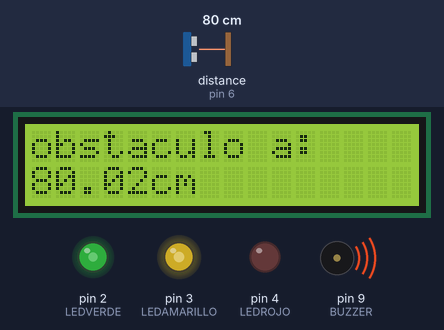
Bench run of a sketch on a simulated Arduino Uno, built with avr-gcc and run on an emulated ATmega328P. Parts: 16×2 character LCD, output pins drawn as LEDs (lit = HIGH), buzzer (waves = sounding). Wiring (inferred from the names in the program): ultrasonic range finder: trigger pin 5; echo pin 6. Inputs (shaded band) come from the test bench; at power-on: distance to the obstacle (sensor on pin 6) 80 cm. The echo pulse lasts 58.3 µs per cm; pins used as bus, display or sensor lines are not drawn.

Above: at 1.29 s.
1.3 s: distance to the obstacle (sensor on pin 6) set to 2 cm
At 1.42 s:
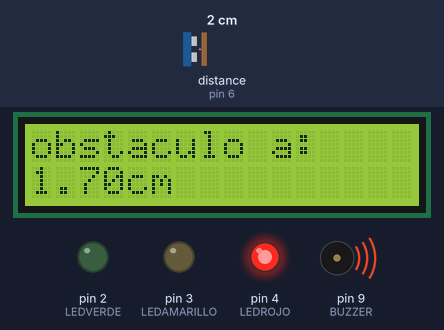
2.8 s: distance to the obstacle (sensor on pin 6) set to 46 cm
At 4.0 s:
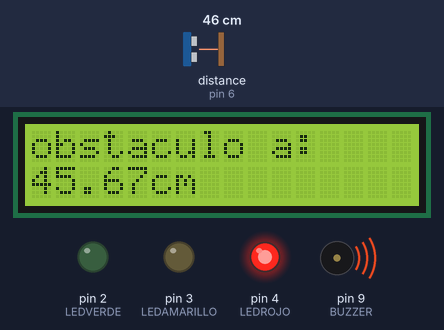
4.3 s: distance to the obstacle (sensor on pin 6) set to 56 cm
At 4.41 s:
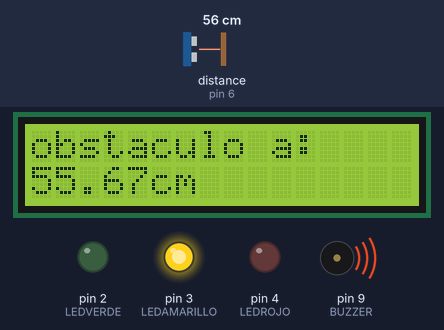
5.8 s: distance to the obstacle (sensor on pin 6) set to 120 cm
At 7.3 s:
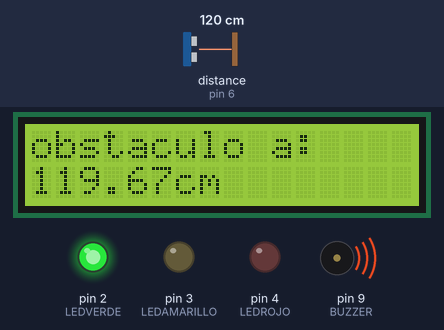
8.8 s: distance to the obstacle (sensor on pin 6) set to 4 cm
At 9.6 s:
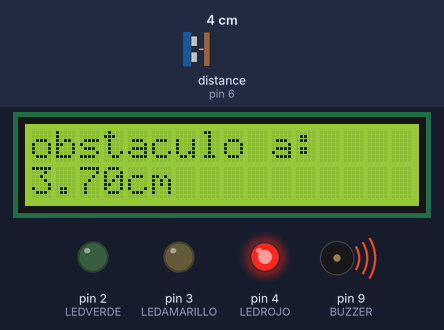
Timing chart, 0 to 11.3 s (numbered marks = the images above; inputs shaded):
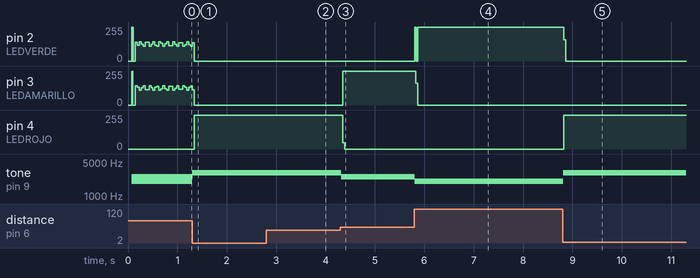

The sketch:

SistemAparcamiento.ino
```cpp
#include <LiquidCrystal.h>

//LCD 16x2 pines
LiquidCrystal lcd (7,8,10,11,12,13);

// Pines utilizados
#define LEDVERDE 2
#define LEDAMARILLO 3
#define LEDROJO 4
#define TRIGGER 5
#define ECHO 6
#define BUZZER 9

// Constantes
const float sonido = 34300.0; // Velocidad del sonido en cm/s
const float umbral1 = 150.0;
const float umbral2 = 80.0;
const float umbral3 = 50.0;

void setup() {

  // Iniciamos la pantalla lcd
  lcd.begin (16,2);

  pinMode(LEDVERDE, OUTPUT);
  pinMode(LEDAMARILLO, OUTPUT);
  pinMode(LEDROJO, OUTPUT);
  pinMode(ECHO, INPUT);
  pinMode(TRIGGER, OUTPUT);
  pinMode(BUZZER, OUTPUT);

  apagarLEDs();

}

void loop() {
  lcd.setCursor (0,0);

  // Preparamos el sensor de ultrasonidos
  iniciarTrigger();

  // Obtenemos la distancia
  float distancia = calcularDistancia();

  // Apagamos todos los LEDs
  apagarLEDs();

  //  si estamos dentro del rango de peligro
  if (distancia < umbral1)
  {
    alertas(distancia);
  }

}

// Apaga todos los LEDs
void apagarLEDs()
{
  digitalWrite(LEDVERDE, LOW);
  digitalWrite(LEDAMARILLO, LOW);
  digitalWrite(LEDROJO, LOW);
}

//******************* Funciones ********************************

//comprueba si hay que lanzar alguna alerta visual o sonora

void alertas(float distancia)
{
  if (distancia < umbral1 && distancia >= umbral2)
  {
    // Encendemos el LED verde
    digitalWrite(LEDVERDE, HIGH);
    tone(BUZZER, 2000, 200);
  }
  else if (distancia < umbral2 && distancia > umbral3)
  {
    // Encendemos el LED amarillo
    digitalWrite(LEDAMARILLO, HIGH);
    tone(BUZZER, 2500, 200);
  }
  else if (distancia <= umbral3)
  {
    // Encendemos el LED rojo
    digitalWrite(LEDROJO, HIGH);
    tone(BUZZER, 3000, 200);
  }
}

// Método que calcula la distancia a la que se encuentra un objeto.
// Devuelve una variable tipo float que contiene la distancia

float calcularDistancia()
{
  // La función pulseIn obtiene el tiempo que tarda en cambiar entre estados, en este caso a HIGH
  unsigned long tiempo = pulseIn(ECHO, HIGH);

  // Obtenemos la distancia en cm, hay que convertir el tiempo en segudos ya que está en microsegundos
  // por eso se multiplica por 0.000001
  float distancia = tiempo * 0.000001 * sonido / 2.0;

  //imprime en el LCD
  lcd.setCursor (0,0);
  lcd.print("obstaculo a:");
  lcd.setCursor (0,1);
  lcd.print(distancia );
  lcd.print("cm");
  lcd.println();

  return distancia;
}

// Método que inicia la secuencia del Trigger para comenzar a medir
void iniciarTrigger()
{
  // Ponemos el Triiger en estado bajo y esperamos 2 ms
  digitalWrite(TRIGGER, LOW);
  delayMicroseconds(2);

  // Ponemos el pin Trigger a estado alto y esperamos 10 ms
  digitalWrite(TRIGGER, HIGH);
  delayMicroseconds(10);

  // Comenzamos poniendo el pin Trigger en estado bajo
  digitalWrite(TRIGGER, LOW);
}
```

Measured:
- the behaviour switches between 50 and 51 cm on distance to the obstacle (sensor on pin 6) (found by bisection; images 2 and 3)
- after the input at 1.3 s, pin 4 (LEDROJO): 0/255 → 253/255 after 0.05 s; the display: first differs from a run without the input at once (image 1 shows a later state)
- after the input at 2.8 s, the display: first differs from a run without the input at once (image 2)
- after the input at 4.3 s, pin 3 (LEDAMARILLO): 0/255 → 254/255 after 0.05 s; pin 4 (LEDROJO): 253/255 → 0/255 after 0.05 s; tone on pin 9 (BUZZER): 3000 Hz → 2500 Hz at once; the display: changes at once (image 3)
- after the input at 5.8 s, pin 2 (LEDVERDE): 0/255 → 255/255 at once; pin 3 (LEDAMARILLO): 254/255 → 0/255 at once; tone on pin 9 (BUZZER): 2500 Hz → 2000 Hz at once; the display: first differs from a run without the input at once (image 4)
- after the input at 8.8 s, pin 2 (LEDVERDE): 255/255 → 0/255 at once; pin 4 (LEDROJO): 0/255 → 254/255 at once; tone on pin 9 (BUZZER): 2000 Hz → 3000 Hz at once; the display: changes at once (image 5)
- what the display in image 4 shows lasts 2.6 s, from 5.8 s to 8.4 s
